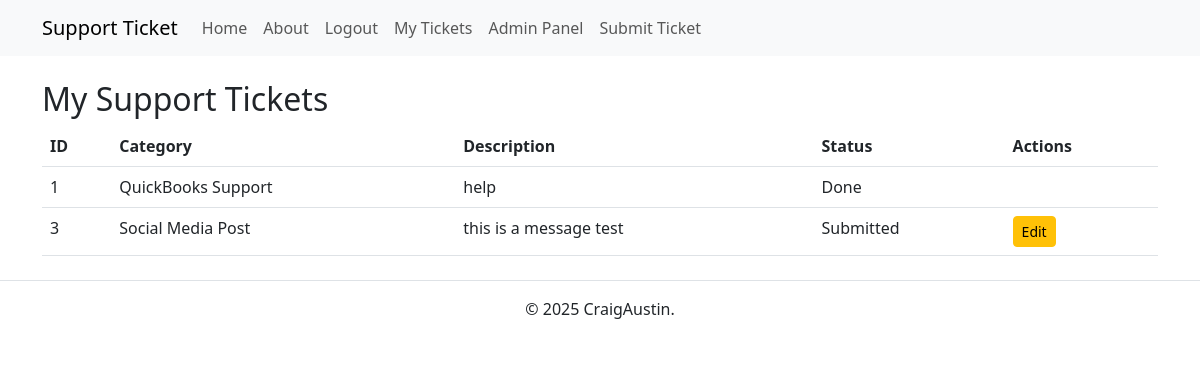
Page /tickets (signed in) on the committed database.
### app.py (models this page shows)
class Ticket(db.Model):
    id = db.Column(db.Integer, primary_key=True)
    user_id = db.Column(db.Integer, db.ForeignKey('user.id'), nullable=False)
    category = db.Column(db.String(100), nullable=False)
    description = db.Column(db.Text, nullable=False)
    status = db.Column(db.String(20), default='Submitted')
    user = db.relationship('User', backref=db.backref('tickets', lazy=True))

### app.py (the view)
@app.route('/tickets')
@login_required
def view_tickets():
    user_tickets = Ticket.query.filter_by(user_id=current_user.id).all()
    return render_template('tickets.html', tickets=user_tickets)

### app.py (called while the page is built)
@login_manager.user_loader
def load_user(user_id):
    return User.query.get(int(user_id))

### templates/tickets.html (shortened to what this page needs)
{% extends 'base.html' %}
{% block content %}
<h2>My Support Tickets</h2>
{% if tickets %}
<table class="table">
    <thead>
        <tr>
            <th>ID</th>
            <th>Category</th>
            <th>Description</th>
            <th>Status</th>
            <th>Actions</th>
        </tr>
    </thead>
    <tbody>
        {% for ticket in tickets %}
        <tr>
            <td>{{ ticket.id }}</td>
            <td>{{ ticket.category }}</td>
            <td>{{ ticket.description }}</td>
            <td>{{ ticket.status }}</td>
            <td>
                {% if ticket.status != "Done" and ticket.user_id == current_user.id %}
                <a href="{{ url_for('edit_ticket', ticket_id=ticket.id) }}" class="btn btn-warning btn-sm">Edit</a>
                {% endif %}
            </td>
        </tr>
        {% endfor %}
    </tbody>
</table>
{% else %}
<p>You have no submitted tickets.</p>
{% endif %}
{% endblock %}

### static/styles.css (style rules this page uses)
*, *::before, *::after { box-sizing: border-box; }
* { margin: 0; }
body { line-height: 1.5; -webkit-font-smoothing: antialiased; }
p, h1, h2, h3, h4, h5, h6 { overflow-wrap: break-word; }
h1, h2, h3, h4, h5, h6 { text-wrap: balance; }

### rows in the picture
Ticket: id "1", category "QuickBooks Support", description "help", status "Done"
Ticket: id "3", category "Social Media Post", description "this is a message test", status "Submitted"
